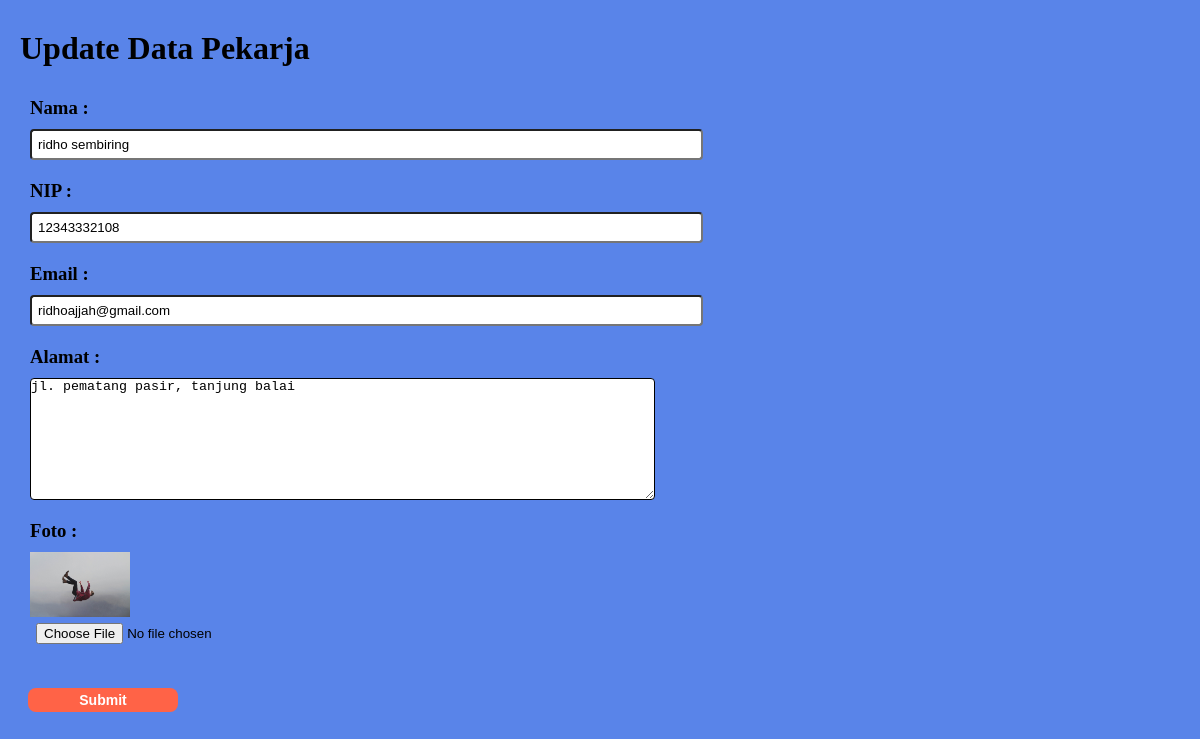
The page /update/update.php?id=4 (signed in) on the database its author committed.
### tables this page shows
CREATE TABLE `data_karyawan` (
  `id` int(11) NOT NULL,
  `foto` varchar(200) NOT NULL,
  `nama` varchar(200) NOT NULL,
  `nip` varchar(12) NOT NULL,
  `email` varchar(255) NOT NULL,
  `alamat` text NOT NULL
);

### functions/functions.php (called while the page is built, shortened)
<?php
$conn = mysqli_connect('localhost','root','','data_pekerja');
function query($query) {
    global $conn;
    $result = mysqli_query($conn,$query);
    $datas  = [];
    while ($data = mysqli_fetch_assoc($result)) {
        $datas[] = $data ;
    }
    return $datas ;
}
?>

### update/update.php (the view, shortened to what this page needs)
<?php
require '../functions/functions.php';
$id = $_GET['id'];
$datas = query("SELECT * FROM data_karyawan WHERE id = $id ")[0];
?>
<html lang="en">
<head>
    <link rel="stylesheet" href="updates.css">
</head>
<body>
<div class="container">
    <h1>Update Data Pekarja</h1>
    <div class="wrap">
        <form action="" method="post" enctype="multipart/form-data"  >
            <div class="card">
                <h3>Nama :</h3>
                <input type="text" name="nama" size="80" value="<?= $datas['nama'] ?>" required >
            </div>
            <div class="card" >
                <h3>NIP :</h3>
                <input type="text" name="nip"  size="80" value="<?= $datas['nip'] ?>" required>
            </div>
            <div class="card" >
                <h3>Email :</h3>
                <input type="text" name="email"  size="80" value="<?= $datas['email'] ?>" required>
            </div>
            <div class="card" >
                <h3>Alamat :</h3>
                <textarea name="alamat" id="" cols="76" rows="8"><?= $datas['alamat']?></textarea>
            </div>
            <div class="card" >
                <h3>Foto :</h3>
                <img src="../images/<?= $datas['foto']; ?>" class="gambar" alt="">
                <div class="posisi">
                <input type="file" name="foto" style="cursor:pointer;" value="<?= $datas['foto'] ?>" >
                </div>
            </div>
            <div class="btn">
                <button type="submit" name="submit" onclick="return confirm('Apakah Anda Yakin ??')" >Submit</button>
            </div>
        </form>
    </div>
</div>
</body>
</html>

### update/updates.css (style rules this page uses)
*,html { margin: 0; padding: 0; box-sizing: border-box; }
body { background-color: rgb(89, 132, 233); }
.container { width: 1200px; margin: 0 auto; }
h1 { margin-top: 30px; margin-left: 20px; }
.wrap { display: flex; margin: 0 60px 0 10px; padding: 10px; }
.card { display:inline-flexbox; gap: 20px; margin: 10px 10px; }
.card h3 { padding: 10px 0 ; }
.card input { padding: 6px; border-radius: 4px; -webkit-border-radius: 4px; -moz-border-radius: 4px; -ms-border-radius: 4px; -o-border-radius: 4px; }
textarea { border: 1px solid black; border-radius: 4px; -webkit-border-radius: 4px; -moz-border-radius: 4px; -ms-border-radius: 4px; -o-border-radius: 4px; }
.btn { margin-top: 30px ; }
button { cursor: pointer; color: white; background-color: tomato; border: none; font-size: 14px; font-weight: bold; border-radius: 8px; padding: 4px; margin: 8px; width: 150px; -webkit-border-radius: 8px; -moz-border-radius: 8px; -ms-border-radius: 8px; -o-border-radius: 8px; }
.gambar { width: 100px; height: auto; }

### rows shown on the page
data_karyawan: nama "ridho sembiring", nip "12343332108", email "ridhoajjah@gmail.com", alamat "jl. pematang pasir, tanjung balai", foto (picture)
